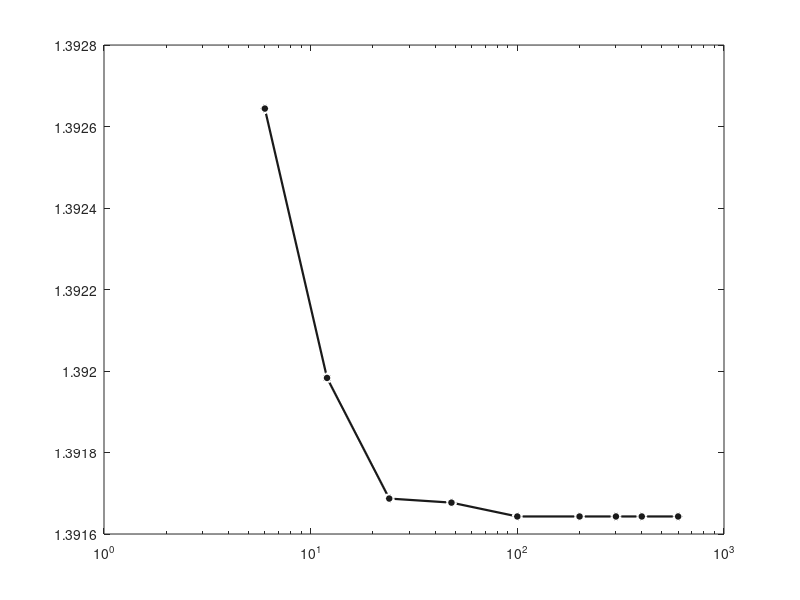

The MATLAB script that drew this image: (Note: this script raises an error after producing the figure.)
%% sensitivity_n_convergence.m
%% X对数轴：自动放大n=6,12,24,48；后端100-600压缩；无网格
clear; clc; close all;

n_list  = [6, 12, 24, 48, 100, 200, 300, 400, 600];
T_rec   = [1.392644, 1.391983, 1.391687, 1.391677, 1.391643, ...
           1.391643, 1.391643, 1.391643, 1.391643];
T_inf   = 1.391643;

figure('Color','w','Position',[100,100,760,420]);

fs = 10.5;
lw_curve = 1.6;
lw_ref   = 1.2;
ms       = 6.5;

semilogx(n_list, T_rec, 'o-', ...
    'Color', [0.10, 0.10, 0.10], ...
    'MarkerFaceColor', [0.10, 0.10, 0.10], ...
    'MarkerEdgeColor', 'w', ...
    'MarkerSize', ms, ...
    'LineWidth', lw_curve);
hold on;

% 收敛基准线
yline(T_inf, '--', ...
    'Color', [0.65, 0.25, 0.25], ...
    'LineWidth', lw_ref);

%% 坐标轴设置
xlabel('圆周采样点数 \it n', 'FontSize', fs);
ylabel('有效遮蔽时长 \it T \rm (s)', 'FontSize', fs);

xlim([5, 650]);
ylim([1.3910, 1.3930]);

% 强制显示全部原始n作为刻度
xticks(n_list);
xticklabels(string(n_list));

grid off;       % 彻底关闭网格
set(gca, 'LineWidth',0.85);
set(gca, 'FontName','Times New Roman');
set(gca, 'FontSize',fs);
set(gca, 'Box','on');

legend({'计算遮蔽时长','收敛极限 \it T\rm_\infty = 1.391643 s'},...
    'Location','southwest','Box','off','FontSize',9);

print(gcf,'q1_sensitivity','-dpng','-r300');
fprintf('输出完成，对数X轴，前几个点自动拉开间距\n');
